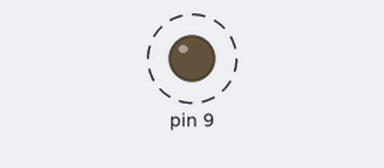
Recording of a sketch running on a simulated Arduino Uno, built with avr-gcc and run on an emulated ATmega328P. Shown: output pins drawn as LEDs (lit = HIGH). Dashed ring = blinking.

Above: at 0.05 s.
Timing chart, 0 to 3.0 s (numbered marks = the images above):
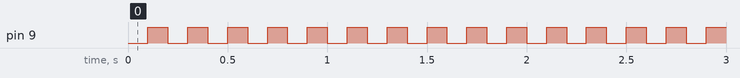

Measured:
- by itself, pin 9: alternates HIGH for 0.10 s and LOW for 0.10 s

The sketch:

Tutorial4_b.ino
```cpp
#include <avr/io.h>
#define XTAL 16000000L //Crystal Freq.
#define TIMER_CLOCK 2 // Toggling Freq. o.1 seconds

int main(void){
  DDRB =_BV(PB1);// set OC1A pin as output, required for output
  TCCR1A =_BV(COM1A0);// enable toggle OC1A output on compare
  TCCR1B =_BV(CS10)|_BV(CS11)|_BV(WGM12);// prescaler=64, clear timer/counter on compareAmatch
  OCR1A =24999; //((XTAL/64)/(2*TIMER_CLOCK))-1; // presettimer1 high/low byte

  /*
     * Initialisation done, LED will now flash without executing any code !
     */
     for(;;){}// loop forever
 }
```
